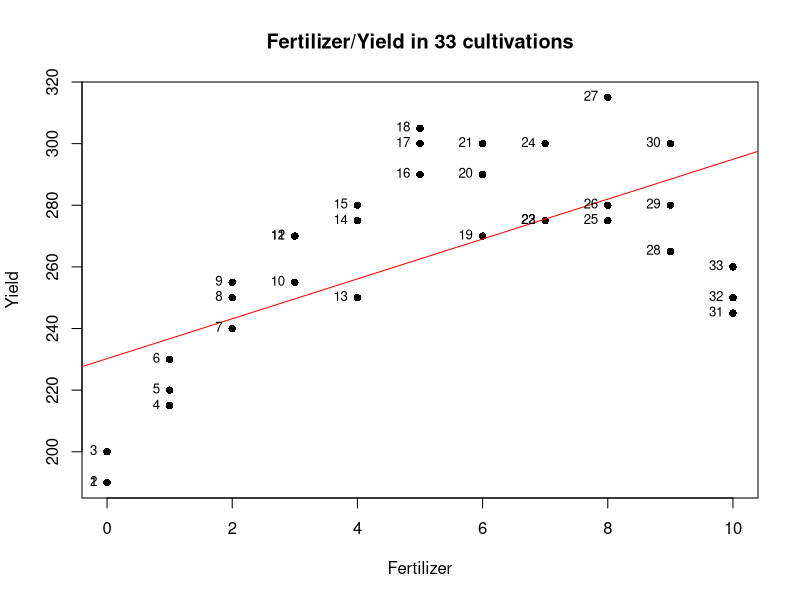
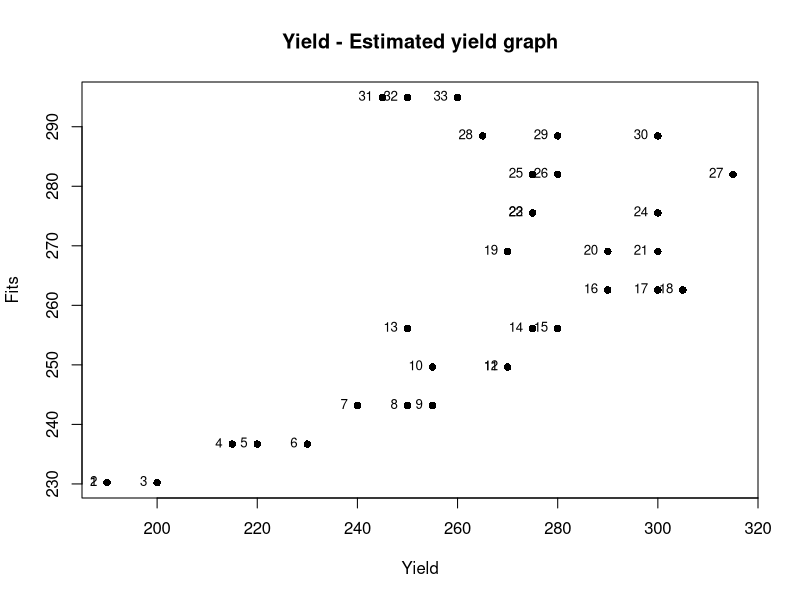
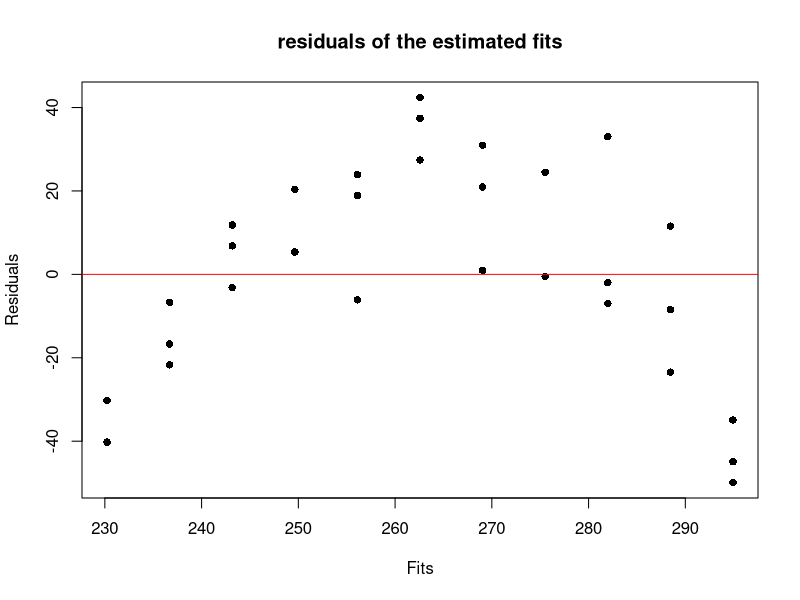
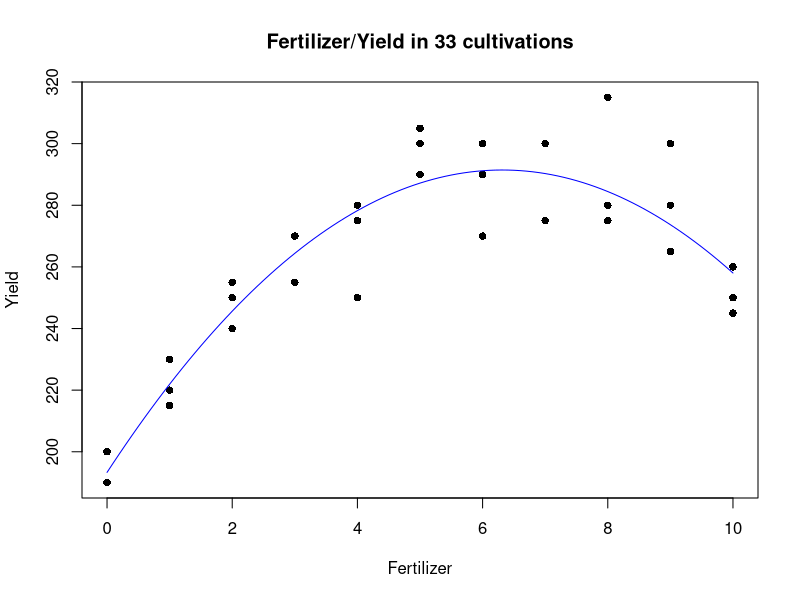
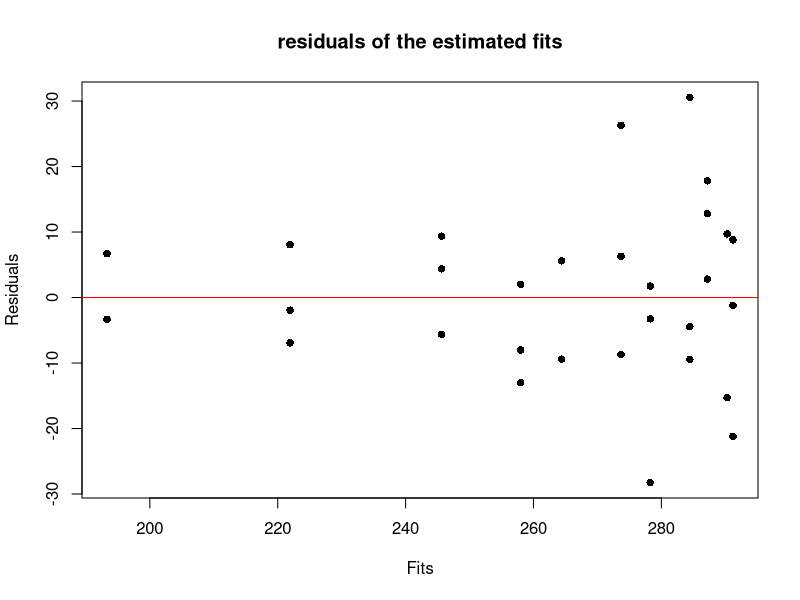

Write the R code that produced these figures, in order.
## ---- chunk 1
hald=read.table("hald.txt",header=T)
fullmodel=lm(HEAT~CHEM1+CHEM2+CHEM3+CHEM4,data=hald)
summary(fullmodel)
## ---- chunk 2
set.seed(123)
## ---- chunk 3

n_permute <- 2000
alpha <- 0.05
tested_vars = c("CHEM1","CHEM2","CHEM3", "CHEM4") # Choose Chem1 to Chem4
rSqr_full = summary(fullmodel)$r.squared

# Explanatory variables: 4 chems
X <- as.matrix(cbind(rep(1, nrow(hald)), hald[,c("CHEM1","CHEM2","CHEM3", "CHEM4")]))
# Response variable heat
y <- hald$HEAT


fit_helper_i <- function(tested_var, X,y) {
  # Sample with replacement
  # In testing significance of a explanatory variable, only the column of the variable is permuted, the rest stays unchanged
  X[,tested_var] <- sample(X[,tested_var])
  # plus 1 in the index above because X is combined with vector of 1s in
  # X <- as.matrix(cbind(rep(1, nrow(hald)), hald[,c(1,2,3,4)]))
  y_fitted <- X %*% solve((t(X) %*% X)) %*% t(X) %*% y
  cor(y_fitted,y)^2
}

rSqr <-sapply(tested_vars, function(tested_var)  replicate(n_permute, fit_helper_i(tested_var,X,y)))

p_value <- apply(rSqr, 2, function(col_rSqr) sum(col_rSqr > rSqr_full)/length(col_rSqr))

t(cbind(colnames(hald)[c(1,2,3,4)], p_value))
## ---- chunk 4

n_permute <- 2000
alpha <- 0.05
tested_vars = c("CHEM1","CHEM2","CHEM4") 
rSqr_full = summary(fullmodel)$r.squared

# Explanatory variables: 4 chems
X <- as.matrix(cbind(rep(1, nrow(hald)), hald[,c("CHEM1","CHEM2", "CHEM4")]))
# Response variable heat
y <- hald$HEAT


fit_helper_i <- function(tested_var, X,y) {
  # Sample with replacement
  # In testing significance of a explanatory variable, only the column of the variable is permuted, the rest stays unchanged
  X[,tested_var] <- sample(X[,tested_var])
  # plus 1 in the index above because X is combined with vector of 1s in
  # X <- as.matrix(cbind(rep(1, nrow(hald)), hald[,c(1,2,3,4)]))
  y_fitted <- X %*% solve((t(X) %*% X)) %*% t(X) %*% y
  cor(y_fitted,y)^2
}

rSqr <-sapply(tested_vars, function(tested_var)  replicate(n_permute, fit_helper_i(tested_var,X,y)))

p_value <- apply(rSqr, 2, function(col_rSqr) sum(col_rSqr > rSqr_full)/length(col_rSqr))

t(cbind(colnames(hald)[c(1,2,4)], p_value))
## ---- chunk 5

n_permute <- 2000
alpha <- 0.05
tested_vars = c("CHEM1","CHEM2") 
rSqr_full = summary(fullmodel)$r.squared

# Explanatory variables: 4 chems
X <- as.matrix(cbind(rep(1, nrow(hald)), hald[,c("CHEM1","CHEM2")]))
# Response variable heat
y <- hald$HEAT


fit_helper_i <- function(tested_var, X,y) {
  # Sample with replacement
  # In testing significance of a explanatory variable, only the column of the variable is permuted, the rest stays unchanged
  X[,tested_var] <- sample(X[,tested_var])
  # plus 1 in the index above because X is combined with vector of 1s in
  # X <- as.matrix(cbind(rep(1, nrow(hald)), hald[,c(1,2,3,4)]))
  y_fitted <- X %*% solve((t(X) %*% X)) %*% t(X) %*% y
  cor(y_fitted,y)^2
}

rSqr <-sapply(tested_vars, function(tested_var)  replicate(n_permute, fit_helper_i(tested_var,X,y)))

p_value <- apply(rSqr, 2, function(col_rSqr) sum(col_rSqr > rSqr_full)/length(col_rSqr))

t(cbind(colnames(hald)[c(1,2)], p_value))
## ---- chunk 6
crop <- read.table("crop.txt",header=T,sep="\t")
model1 <- lm(Yield~Fertilizer,data=crop)

FIT <- model1$fit
RES <- model1$res

plot(crop$Fertilizer, crop$Yield, ylab="Yield",
xlab="Fertilizer", pch=16,
main="Fertilizer/Yield in 33 cultivations")
abline(model1,col="red")
text(crop$Fertilizer, crop$Yield, labels=1:33, cex= 0.8,
pos=2)
## ---- chunk 7
plot(crop$Yield,FIT, ylab="Fits",xlab="Yield",pch=16,main="Yield - Estimated yield graph")
text(crop$Yield, FIT, labels=1:33, cex= 0.8, pos=2)
## ---- chunk 8
plot(FIT,RES, xlab="Fits",ylab="Residuals",pch=16, main="residuals of the estimated fits")
abline(h=0, col="red")
## ---- chunk 9
fertilizer = crop$Fertilizer
LSqrd <- fertilizer * fertilizer

model2 <- lm(Yield ~ fertilizer + LSqrd, data=crop)

## ---- chunk 10
summary(model2)
## ---- chunk 11
plot(crop$Fertilizer, crop$Yield, ylab="Yield", xlab="Fertilizer", pch=16, main="Fertilizer/Yield in 33 cultivations")
curve((-2.4611*x^2 + 31.0812*x + 193.31), col="blue", from=0, to=10, ylab="Yield", xlab="Fertilizer",add=TRUE)
## ---- chunk 12
FIT <- model2$fit
RES <- model2$res
plot(FIT,RES, xlab="Fits",ylab="Residuals",pch=16, main="residuals of the estimated fits")
abline(h=0, col="red")
